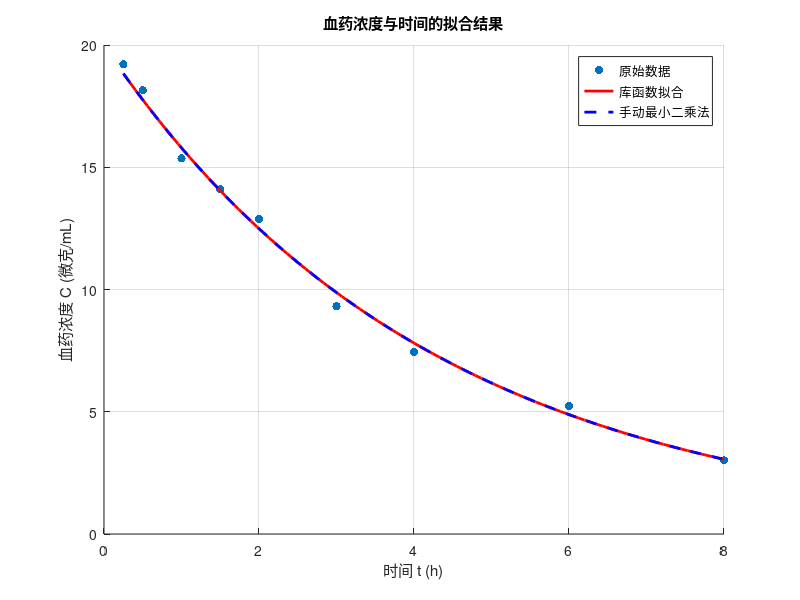

MATLAB code to generate this figure:
t = [0.25, 0.5, 1, 1.5, 2, 3, 4, 6, 8]';
C = [19.21, 18.15, 15.36, 14.10, 12.89, 9.32, 7.45, 5.24, 3.01]'; 

lnC = log(C);
p_lib = polyfit(t, lnC, 1);
b_lib = p_lib(1);
a_lib = exp(p_lib(2));
n = length(t);
sum_t = sum(t);
sum_lnC = sum(lnC);
sum_t2 = sum(t.^2);
sum_t_lnC = sum(t .* lnC);

b_manual = (n * sum_t_lnC - sum_t * sum_lnC) / (n * sum_t2 - sum_t^2);
ln_a_manual = (sum_lnC - b_manual * sum_t) / n;
a_manual = exp(ln_a_manual);

fprintf('使用库函数的拟合结果:\n');
fprintf('a = %.4f, b = %.4f\n', a_lib, b_lib);
fprintf('\n不使用库函数的拟合结果:\n');
fprintf('a = %.4f, b = %.4f\n', a_manual, b_manual);

figure;
scatter(t, C, 'o', 'filled');
hold on;
t_fit = linspace(min(t), max(t), 100);
C_fit_lib = a_lib * exp(b_lib * t_fit);
C_fit_manual = a_manual * exp(b_manual * t_fit);

plot(t_fit, C_fit_lib, '-r', 'LineWidth', 2, 'DisplayName', '库函数拟合');
plot(t_fit, C_fit_manual, '--b', 'LineWidth', 2, 'DisplayName', '手动最小二乘法');
xlabel('时间 t (h)');
ylabel('血药浓度 C (微克/mL)');
title('血药浓度与时间的拟合结果');
legend('原始数据', '库函数拟合', '手动最小二乘法');
grid on;
hold off;
